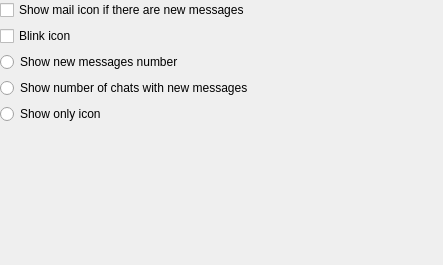
<?xml version="1.0" encoding="UTF-8"?>
<ui version="4.0">
 <class>SimpletraySettings</class>
 <widget class="QWidget" name="SimpletraySettings">
  <property name="geometry">
   <rect>
    <x>0</x>
    <y>0</y>
    <width>443</width>
    <height>265</height>
   </rect>
  </property>
  <property name="windowTitle">
   <string>Form</string>
  </property>
  <layout class="QVBoxLayout" name="verticalLayout">
   <property name="margin">
    <number>0</number>
   </property>
   <item>
    <widget class="QCheckBox" name="cb_showIcon">
     <property name="text">
      <string>Show mail icon if there are new messages</string>
     </property>
    </widget>
   </item>
   <item>
    <widget class="QCheckBox" name="cb_blink">
     <property name="text">
      <string>Blink icon</string>
     </property>
    </widget>
   </item>
   <item>
    <widget class="QRadioButton" name="rb_showMsgsNumber">
     <property name="text">
      <string>Show new messages number</string>
     </property>
    </widget>
   </item>
   <item>
    <widget class="QRadioButton" name="rb_showSessNumber">
     <property name="text">
      <string>Show number of chats with new messages</string>
     </property>
    </widget>
   </item>
   <item>
    <widget class="QRadioButton" name="rb_dontShowNumber">
     <property name="text">
      <string>Show only icon</string>
     </property>
    </widget>
   </item>
   <item>
    <spacer name="verticalSpacer">
     <property name="orientation">
      <enum>Qt::Vertical</enum>
     </property>
     <property name="sizeHint" stdset="0">
      <size>
       <width>20</width>
       <height>40</height>
      </size>
     </property>
    </spacer>
   </item>
  </layout>
 </widget>
 <resources/>
 <connections>
  <connection>
   <sender>cb_showIcon</sender>
   <signal>clicked(bool)</signal>
   <receiver>cb_blink</receiver>
   <slot>setEnabled(bool)</slot>
   <hints>
    <hint type="sourcelabel">
     <x>221</x>
     <y>8</y>
    </hint>
    <hint type="destinationlabel">
     <x>221</x>
     <y>31</y>
    </hint>
   </hints>
  </connection>
  <connection>
   <sender>cb_showIcon</sender>
   <signal>clicked(bool)</signal>
   <receiver>rb_dontShowNumber</receiver>
   <slot>setEnabled(bool)</slot>
   <hints>
    <hint type="sourcelabel">
     <x>221</x>
     <y>8</y>
    </hint>
    <hint type="destinationlabel">
     <x>221</x>
     <y>100</y>
    </hint>
   </hints>
  </connection>
  <connection>
   <sender>cb_showIcon</sender>
   <signal>clicked(bool)</signal>
   <receiver>rb_showMsgsNumber</receiver>
   <slot>setEnabled(bool)</slot>
   <hints>
    <hint type="sourcelabel">
     <x>221</x>
     <y>8</y>
    </hint>
    <hint type="destinationlabel">
     <x>221</x>
     <y>54</y>
    </hint>
   </hints>
  </connection>
  <connection>
   <sender>cb_showIcon</sender>
   <signal>clicked(bool)</signal>
   <receiver>rb_showSessNumber</receiver>
   <slot>setEnabled(bool)</slot>
   <hints>
    <hint type="sourcelabel">
     <x>221</x>
     <y>8</y>
    </hint>
    <hint type="destinationlabel">
     <x>221</x>
     <y>77</y>
    </hint>
   </hints>
  </connection>
 </connections>
</ui>
